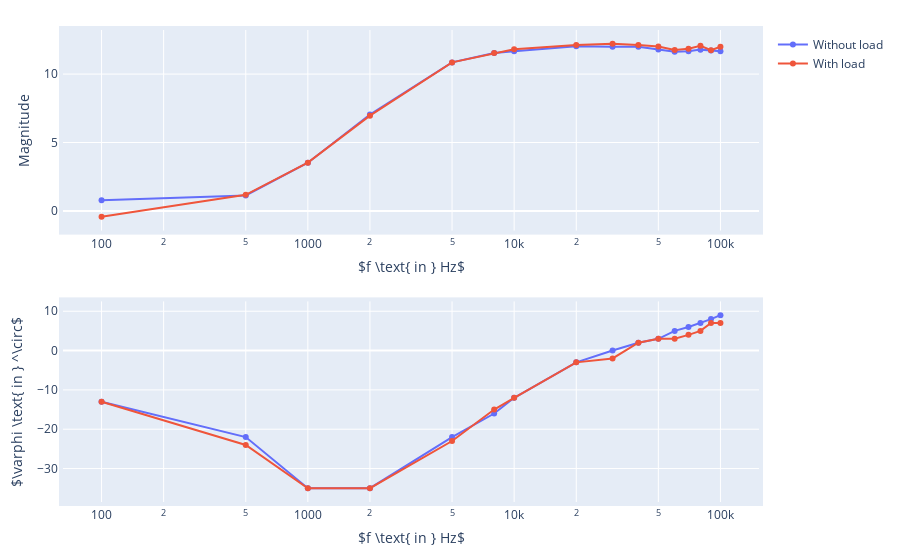

The notebook cell this image was saved under:
### Code cell
fig = go.FigureWidget(subplots.make_subplots(rows=2, cols=1))
fig.add_scatter(x=f, y=A, name="Without load", legendgroup="Amplitude response", row=1, col=1)
fig.add_scatter(x=f, y=A_L, name="With load", legendgroup="Amplitude response", row=1, col=1)
fig.add_scatter(x=f, y=phi, name="Without load", line_color="#636EFA",
                legendgroup="Phase response", showlegend=False, row=2, col=1)
fig.add_scatter(x=f, y=phi_L, name="With load", line_color="#EF553B",
                legendgroup="Phase response", showlegend=False, row=2, col=1)
fig.update_layout(
    #autosize=False,
    #width=800,
    #height=500,
    margin=dict(
        l=40,
        r=30,
        b=40,
        t=30,
        pad=4
    ),
    xaxis_title=r"$f \text{ in } Hz$",
    yaxis_title="Magnitude",
    xaxis2_title=r"$f \text{ in } Hz$",
    yaxis2_title=r"$\varphi \text{ in } ^\circ$",
    xaxis=dict(type="log"),
    xaxis2=dict(type="log"),
)

#fig.show(renderer="browser")
fig.show()

### Figure 1 — Plotly figure (JSON) as saved in the notebook; plotly's stock layout.template omitted (floating-point values rounded to 4 significant figures)
{"data": [{"legendgroup": "Amplitude response", "name": "Without load", "type": "scatter", "uid": "b7a08957-ac40-4817-9a57-dd3b0354cdc9", "x": [100, 500, 1000, 2000, 5000, 8000, 10000, 20000, 30000, 40000, 50000, 60000, 70000, 80000, 90000, 100000], "xaxis": "x", "y": [0.774, 1.128, 3.522, 7.047, 10.86, 11.54, 11.68, 12.04, 12.0, 12.0, 11.8, 11.63, 11.68, 11.79, 11.72, 11.68], "yaxis": "y"}, {"legendgroup": "Amplitude response", "name": "With load", "type": "scatter", "uid": "ab342bf7-c929-48d4-96cb-69dfc8a06d0e", "x": [100, 500, 1000, 2000, 5000, 8000, 10000, 20000, 30000, 40000, 50000, 60000, 70000, 80000, 90000, 100000], "xaxis": "x", "y": [-0.4322, 1.175, 3.527, 6.961, 10.86, 11.54, 11.82, 12.13, 12.22, 12.13, 12.02, 11.76, 11.85, 12.07, 11.74, 12.0], "yaxis": "y"}, {"legendgroup": "Phase response", "line": {"color": "#636EFA"}, "name": "Without load", "showlegend": false, "type": "scatter", "uid": "aa7b7e9a-6164-449d-9e61-d655177d7017", "x": [100, 500, 1000, 2000, 5000, 8000, 10000, 20000, 30000, 40000, 50000, 60000, 70000, 80000, 90000, 100000], "xaxis": "x2", "y": [-13, -22, -35, -35, -22, -16, -12, -3, 0, 2, 3, 5, 6, 7, 8, 9], "yaxis": "y2"}, {"legendgroup": "Phase response", "line": {"color": "#EF553B"}, "name": "With load", "showlegend": false, "type": "scatter", "uid": "f96d6eea-f010-4940-aafa-89a3b53f7138", "x": [100, 500, 1000, 2000, 5000, 8000, 10000, 20000, 30000, 40000, 50000, 60000, 70000, 80000, 90000, 100000], "xaxis": "x2", "y": [-13, -24, -35, -35, -23, -15, -12, -3, -2, 2, 3, 3, 4, 5, 7, 7], "yaxis": "y2"}], "layout": {"margin": {"b": 40, "l": 40, "pad": 4, "r": 30, "t": 30}, "xaxis": {"anchor": "y", "domain": [0, 1], "title": {"text": "$f \\text{ in } Hz$"}, "type": "log"}, "xaxis2": {"anchor": "y2", "domain": [0, 1], "title": {"text": "$f \\text{ in } Hz$"}, "type": "log"}, "yaxis": {"anchor": "x", "domain": [0.575, 1], "title": {"text": "Magnitude"}}, "yaxis2": {"anchor": "x2", "domain": [0, 0.425], "title": {"text": "$\\varphi \\text{ in } ^\\circ$"}}}}
